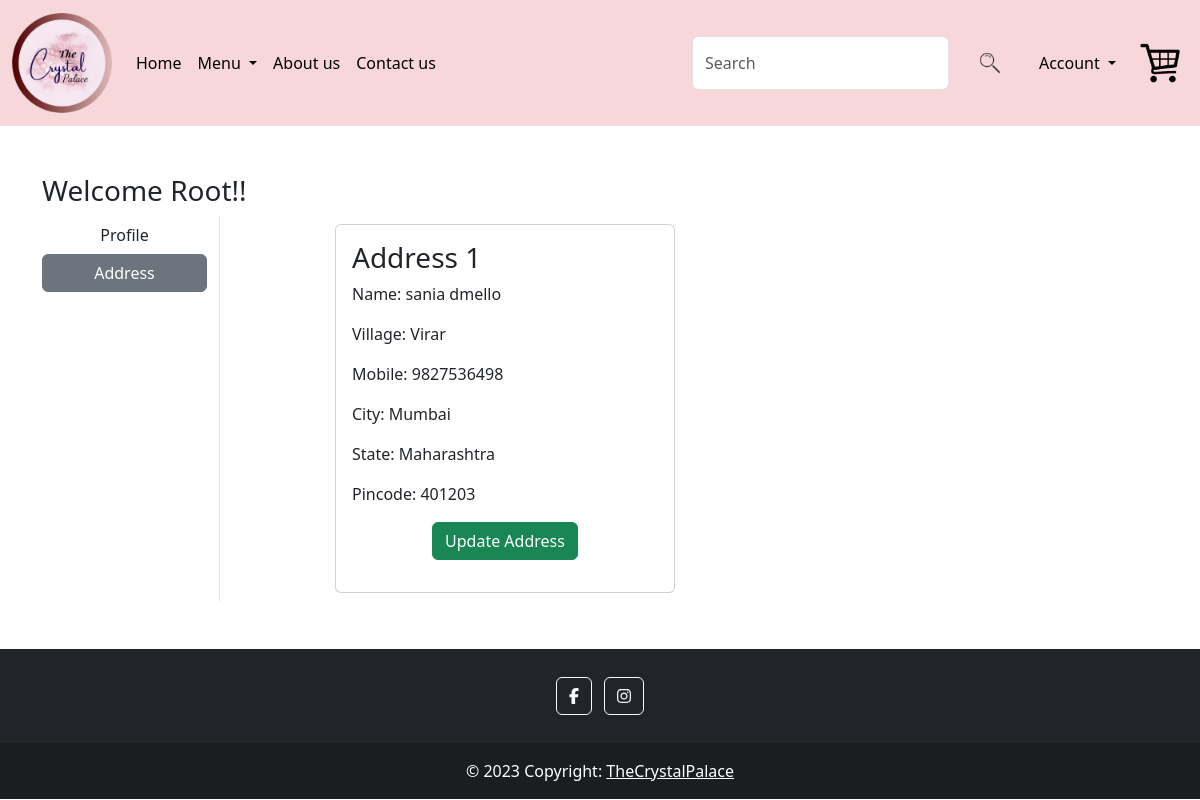
The page /address/ (signed in) on the database its author committed.
### app/models.py (models this page shows, shortened)
class Customer(models.Model):
    user = models.ForeignKey(User,on_delete=models.CASCADE)
    name = models.CharField(max_length=200)
    village = models.CharField(max_length=200)
    landmark = models.CharField(max_length=200)
    city = models.CharField(max_length=100)
    mobile = models.IntegerField(default=0)
    pincode = models.IntegerField()
    state = models.CharField(choices=STATE_CHOICES,max_length=100)

### app/views.py (the view)
# urls.py: path('address/', views.address, name="address"),
@login_required
def address(request):
    add = Customer.objects.filter(user=request.user)
    return render(request, 'app/address.html',locals())

### app/templates/app/address.html (shortened to what this page needs)
{% extends 'app/base.html' %}
{% load static %}
{% block main-content %}
<div class="container my-5">
    <div class="row">
        <h3>Welcome <span class="text-capitalize">{{request.user}}!!</span></h3>
      <div class="col-sm-2 border-end">
        <ul class="list-unstyled">
         <li class="d-grid"><a href="{% url 'profile' %}" class="btn ">Profile</a></li>
         <li class="d-grid"><a href="{% url 'address' %}" class="btn btn-secondary">Address</a></li>
        </ul>
      </div>
      <div class="col-sm-8 offset-sm-1">
         <div class="row">
            {% for ad in add %}
            <div class="col-sm-6">
                <div class="card m-2">
                    <div class="card-body">
                        <h3>Address  {{forloop.counter}}</h3>
                        <p>Name: {{ad.name}}</p>
                        <p>Village: {{ad.village}}</p>
                        <p>Mobile: {{ad.mobile}}</p>
                        <p>City: {{ad.city}}</p>
                        <p>State: {{ad.state}}</p>
                        <p>Pincode: {{ad.pincode}}</p>
                        <p class="text-center"><a href="{% url 'updateAddress' pk=ad.id %}" type="button" class="btn btn-success">Update Address</a></p>
                    </div>
                </div>
            </div>
            {% endfor %}
         </div>
      </div>
    </div>
</div>
{% endblock main-content %}

### app/static/app/css/style.css (style rules this page uses)
.row::after { content: ""; clear: both; display: table; }

### rows shown on the page
Customer: name "sania dmello", village "Virar", mobile "9827536498", city "Mumbai", state "Maharashtra", pincode "401203"

### other values the page prints
{{ request.user }} "Root"
